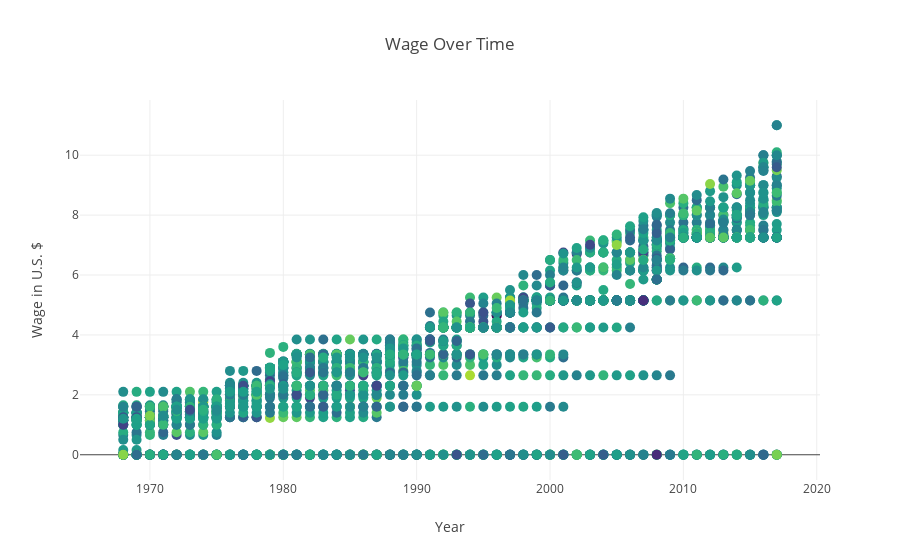

This figure's notebook cell:
### Code cell
layout = go.Layout(
    title= 'Wage Over Time',
    yaxis = dict(
        title = 'Wage in U.S. $',
    ),
    xaxis = dict(
        title = 'Year'
    )
)
trace1 = go.Scatter(
    x = wage['Year'],
    y = wage['High_Value'],
    mode = 'markers',
    text = wage['State'],
    marker = dict(
        size = 10,
        color = np.random.randn(5000),
        colorscale = 'Viridis'),
    name = 'Wage Over Time',
    line = dict(
        shape = 'spline'
    )
)

fig = go.Figure (data = [trace1], layout = layout)
py.offline.iplot(fig)

### Figure 1 — Plotly figure (JSON) as saved in the notebook; plotly's stock layout.template omitted (floating-point values rounded to 4 significant figures; data arrays with more than 128 entries replaced by an {"elided": "..."} marker saying what was removed)
{"data": [{"line": {"shape": "spline"}, "marker": {"color": {"elided": "5000 float values"}, "colorscale": "Viridis", "size": 10}, "mode": "markers", "name": "Wage Over Time", "text": {"elided": "2550 str values"}, "type": "scatter", "uid": "fb169738-9ecd-4ec8-8807-a7b141718785", "x": {"elided": "2550 int values"}, "y": {"elided": "2550 float values"}}], "layout": {"title": {"text": "Wage Over Time"}, "xaxis": {"title": {"text": "Year"}}, "yaxis": {"title": {"text": "Wage in U.S. $"}}}}
